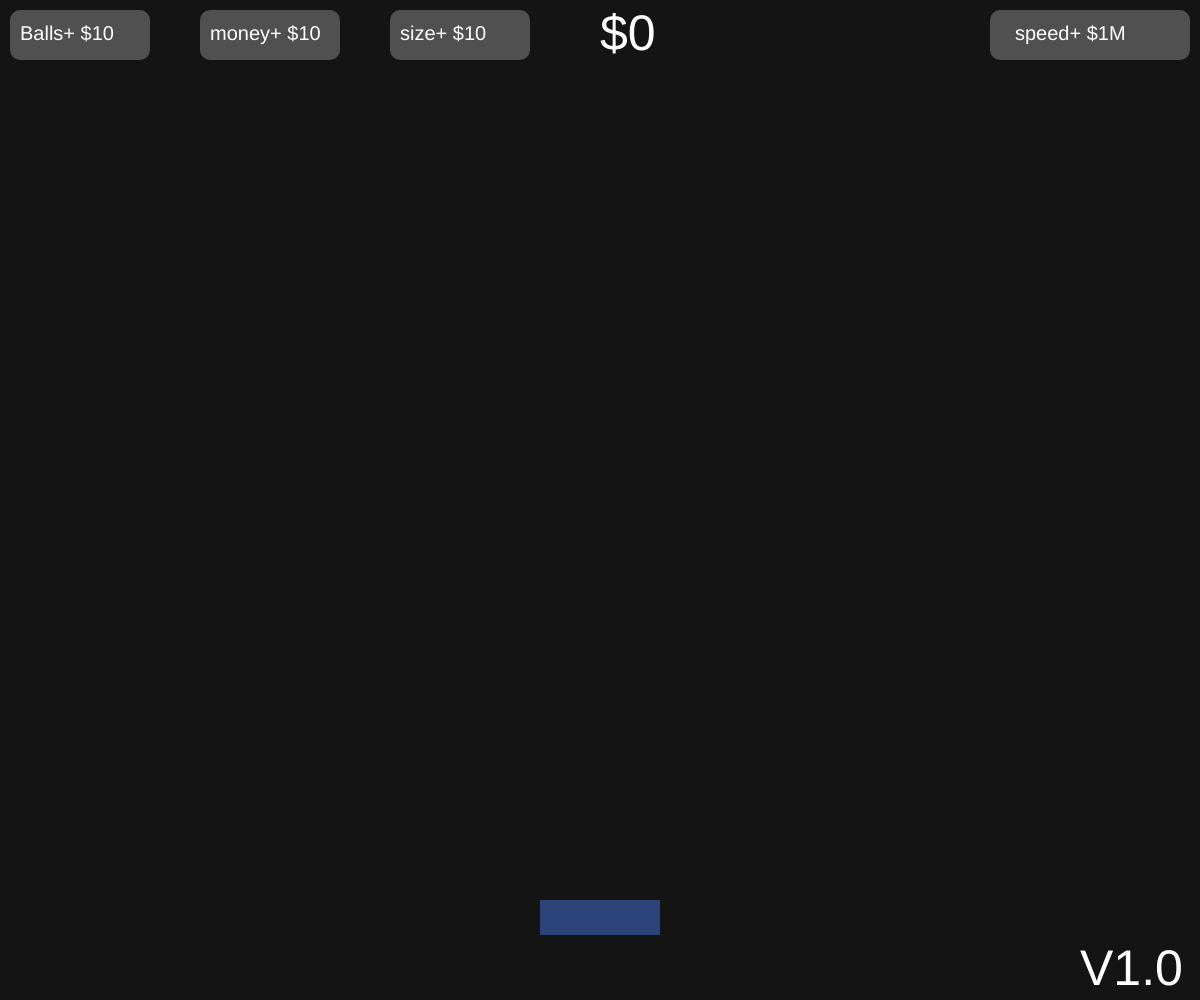
Frame 1 (no input)
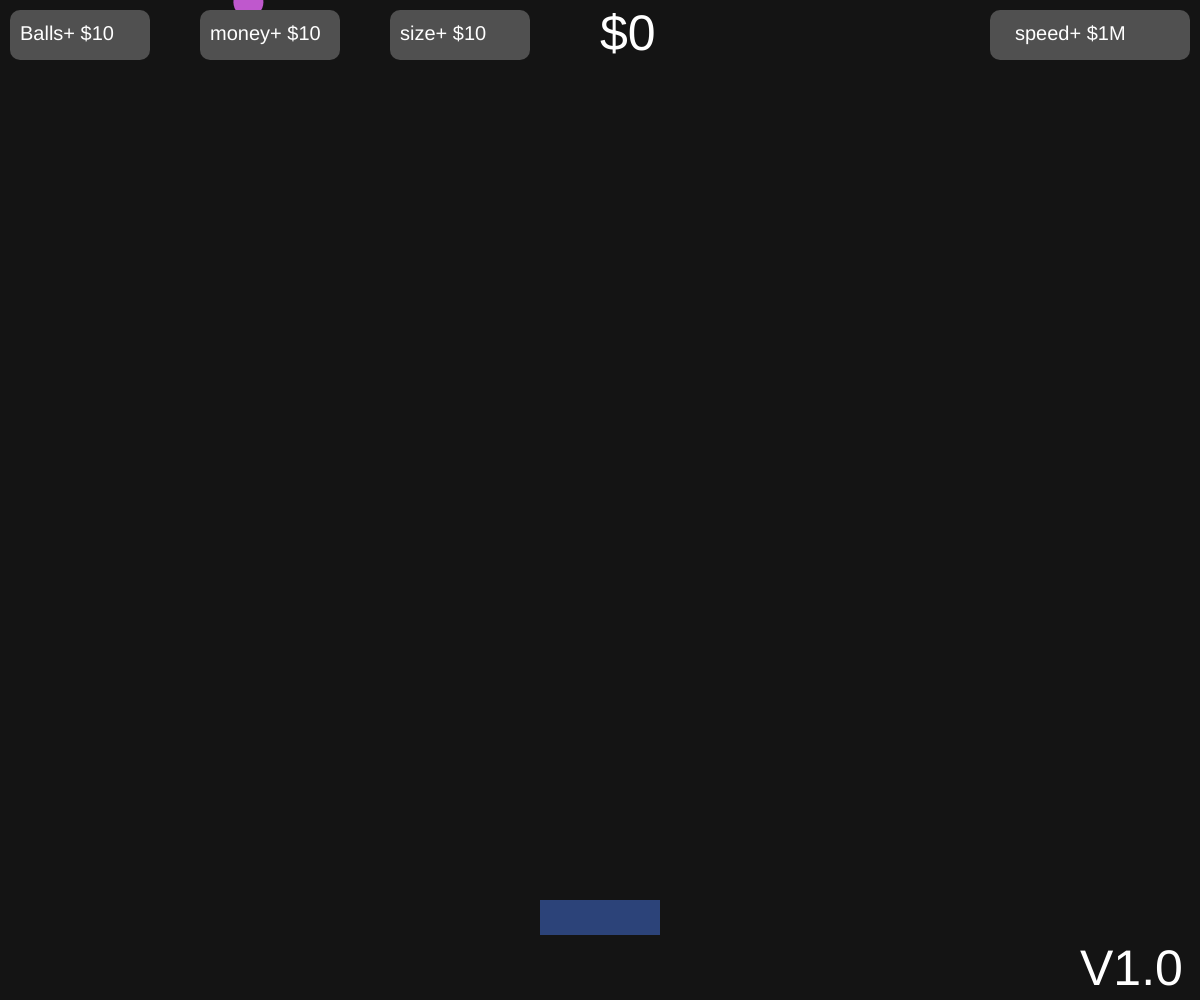
Frame 60 (no input)
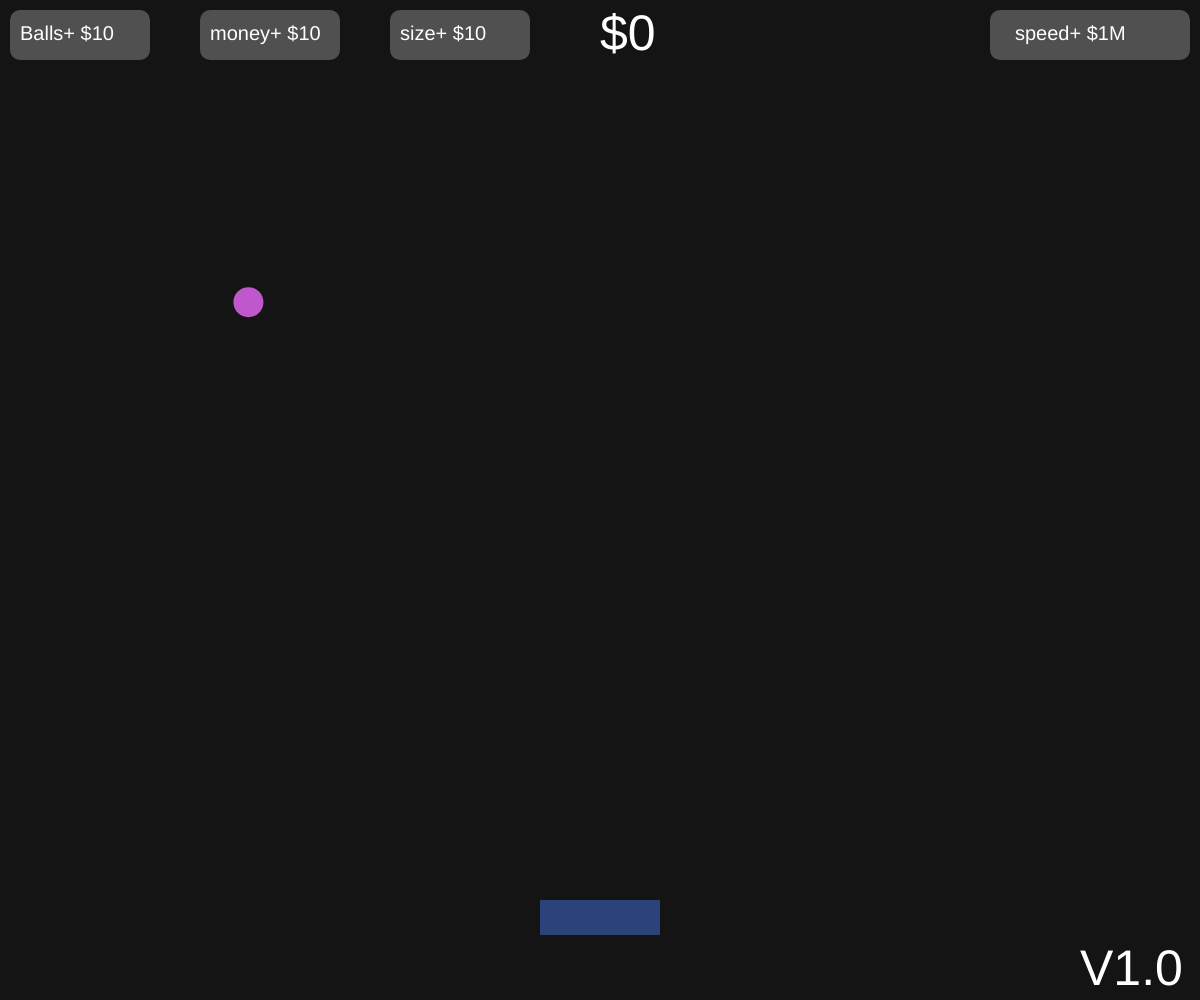
Frame 120 (the mouse pressed at the canvas centre since frame 60)

The p5.js sketch that drew these frames (run headless with seeded random() and noise() and a simulated clock; from frame 60 on, the mouse is pressed at the canvas centre):

// p5.js sketch
// ── sketch.js
let fallings = [];
let player;
var start, current;
var score = 0;
let buttons;
let chance = 1;
let v = "V1.0"

function setup() {
    createCanvas(windowWidth, windowHeight);
    buttons = new Buttons();
    fallings.push(new Falling());
    player = new Player();
}

function draw() {
    background(20, 20, 20);
    
    for(var i = 0; i < fallings.length; i++){
        fallings[i].update();
        if(collide(player.x, player.y, player.sizeX, player.sizeY, fallings[i].x, fallings[i].y)){
            fallings[i] = new Falling();
            if(fallings[i].special==true){
                score+=(buttons.plus*1000);
            }else{
                score+=buttons.plus;
            }
        }
        if(fallings[i].y > (windowHeight+50)){
            fallings[i] = new Falling();
        }
    }
    player.update();
    buttons.update();
    fill(255);
    textSize(50);
    text("$"+nFormatter(score, 1), width/2, 50);
    text(v, width-120, height-15);
}

function collide(x, y, w, h, x2, y2){
    if(x2 > x && x2 < x+w && y2 > y && y2 < y + h){
        return true; 
    } else {
        return false; 
    }
}

function mousePressed(){
    if(isMouseInside(10, 10, 140, 50)){
        if(score >= buttons.cost1){
            score -= buttons.cost1;
            buttons.cost1*=1.2;
            fallings.push(new Falling());
        }
    }
    if(isMouseInside(200, 10, 140, 50)){
        if(score >= buttons.cost2){
            score -= buttons.cost2;
            buttons.cost2*=1.3;
            buttons.plus*=1.25;              
        }
    }
    if(isMouseInside(390, 10, 140, 50)){
        if(score >= buttons.cost3){
            score -= buttons.cost3;
            buttons.cost3*=2;
            player.sizeX+=10;
        }
    }
    if(isMouseInside(width-210, 10, 200, 50) && buttons.hej == true){
        if(score >= buttons.cost4){
            score -= buttons.cost4;
            buttons.cost4 = 10000000000000000000000000000000000000;
            player.speed += 5;
            buttons.hej = false;
        }
    }
    
    if(isMouseInside(width-420, 10, 200, 50)&& buttons.hej2 == true){
        if(score >= buttons.cost5){
            score -= buttons.cost5;
            buttons.cost5 *= 2;
            chance+=1;
            if(chance == 500){
                buttons.hej2 = false;
            }
        }
    }
}

    
function isMouseInside(x, y, w, h){
    if(mouseX > x && mouseX < x+w && mouseY > y && mouseY < y + h){
        return true; 
    } else {
        return false; 
    }
}

function nFormatter(num, digits) {
    const lookup = [
        { value: 1, symbol: "" },
        { value: 1e3, symbol: "k" },
        { value: 1e6, symbol: "M" },
        { value: 1e9, symbol: "B" },
        { value: 1e12, symbol: "T" },
        { value: 1e15, symbol: "Q" },
        { value: 1e18, symbol: "P" },
        { value: 1e21, symbol: "E" },
        { value: 1e24, symbol: "G" },
        { value: 1e24, symbol: "R" }
    ];
    const rx = /\.0+$|(\.[0-9]*[1-9])0+$/;
    var item = lookup.slice().reverse().find(function(item) {
        return num >= item.value;
    });
    return item ? (num / item.value).toFixed(digits).replace(rx, "$1") + item.symbol : "0";
}

// ── Buttons.js
class Buttons{
    constructor(){
        this.c = color(80);
        this.plus = 10;
        this.cost1 = 10;
        this.cost2 = 10;
        this.cost3 = 10;
        this.cost4 = 1000000;
        this.hej = true;
        this.d = this.nFormatter(this.cost4, 1);
    }
    
    update(){
        if(this.hej = false){
            this.d = "max"
        }
        fill(this.c);
        noStroke();
        rect(10, 10, 140, 50, 10);
        rect(200, 10, 140, 50, 10);
        rect(390, 10, 140, 50, 10);
        rect(width-210, 10, 200, 50, 10);
        fill(255);
        textSize(20);
        text("Balls+ $"+this.nFormatter(this.cost1, 1), 20, 40);
        text("money+ $"+this.nFormatter(this.cost2, 1), 210, 40);
        text("size+ $"+this.nFormatter(this.cost3, 1), 400, 40);
        text("speed+ $"+this.d, width-185, 40);
    }
    nFormatter(num, digits) {
      const lookup = [
        { value: 1, symbol: "" },
        { value: 1e3, symbol: "k" },
        { value: 1e6, symbol: "M" },
        { value: 1e9, symbol: "B" },
        { value: 1e12, symbol: "T" },
        { value: 1e15, symbol: "P" },
        { value: 1e18, symbol: "E" }
      ];
      const rx = /\.0+$|(\.[0-9]*[1-9])0+$/;
      var item = lookup.slice().reverse().find(function(item) {
        return num >= item.value;
      });
      return item ? (num / item.value).toFixed(digits).replace(rx, "$1") + item.symbol : "0";
    }
}

// ── falling.js
class Falling{
    constructor(){
        this.y = random(-10, -1000);
        this.x = random(float(0), float(width));
        this.c = color(random(255), random(255), random(255));
        this.size = (30);
        this.speed = 5;
        this.specint = int(random(1, 1000));
        this.superSpecint = int(random(1, 1000000));
        this.special = false;
        this.superSpecial = false
        this.specialRand();
        this.colorblind = false;
    }
    
    update(){
        this.draw();
    }
    
    draw(){
        push();
        fill(this.c);
        if(this.colorblind == true){
            stroke(255);
            strokeWeight(4);
        } else{
          noStroke();
        }
        ellipse(this.x, this.y, this.size);
        pop();
        
        this.y += this.speed;
    }
    
    specialRand(){
        for(var i = 1; i < chance+1; i++){
            if(this.specint == i){
                this.special = true;
                this.size+=10;
                this.c = color(255,215,0);
                this.speed++;
            }
        }
        for(var i = 1; i < chance+1; i++){
            if(this.superSpecint == i){
                this.superSpecial = true;
                this.size+=15;
                this.c = color(255, 255, 255);
                this.speed--;
            }
        }
    }
}

// ── player.js
class Player{
    constructor(){
        this.sizeX = 120;
        this.sizeY = 35;
        this.y = windowHeight-100;
        this.x = (width/2)-(this.sizeX/2);
        this.c = color(random(255), random(255), random(255));
        this.dir = 0;
        this.speed = 10;
    }
    
    update(){
        this.draw();
        this.input();
    }
    
    draw(){
        fill(this.c);
        noStroke();
        rect(this.x, this.y, this.sizeX, this.sizeY);
        this.x += this.dir;
    }
    
    input(){
        if(keyIsDown(RIGHT_ARROW) || keyIsDown(68)){
            this.dir=this.speed;
        }else if(this.dir > 0){
            this.dir=0;
        } else{
            
        }
        
        if(keyIsDown(LEFT_ARROW) || keyIsDown(65)){
            this.dir=-this.speed;
        }else if(this.dir < 0){
            this.dir=0;
        }else{
            
        }
    }
}
